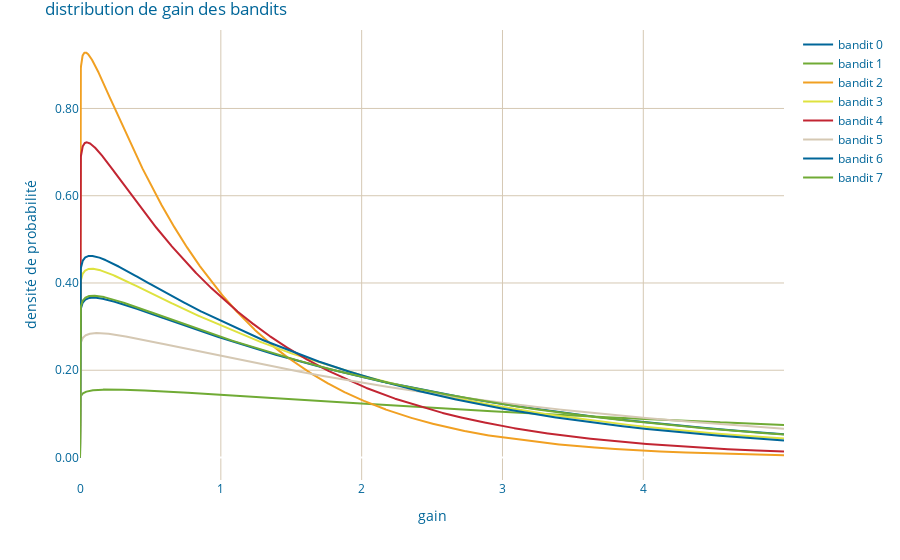

Notebook code cell kept with this figure:
### Code cell
data_fig=[]

for i in bandits.index:
    data_fig.append({
    'type': 'scatter',
    'mode' : 'lines',
    'name' : 'bandit ' + str(i),
    'x' : densite[densite.bandit == i].reward,
    'y' : densite[densite.bandit == i].densite 
    })

layout = {  
    'title' : 'distribution de gain des bandits',
    'template' : 'blitz',
    'xaxis' : {
        'title' : "gain",
    },
    'yaxis' : {
        'title' : "densité de probabilité",
        'tickformat' : '.2f'
    }
} 
pio.show({'data': data_fig, 'layout':layout})

### Figure 1 — Plotly figure (JSON) as saved in the notebook; plotly's stock layout.template omitted (floating-point values rounded to 4 significant figures; data arrays with more than 128 entries replaced by an {"elided": "..."} marker saying what was removed)
{"data": [{"mode": "lines", "name": "bandit 0", "type": "scatter", "x": {"elided": "5000 float values"}, "y": {"elided": "5000 float values"}}, {"mode": "lines", "name": "bandit 1", "type": "scatter", "x": {"elided": "5000 float values"}, "y": {"elided": "5000 float values"}}, {"mode": "lines", "name": "bandit 2", "type": "scatter", "x": {"elided": "5000 float values"}, "y": {"elided": "5000 float values"}}, {"mode": "lines", "name": "bandit 3", "type": "scatter", "x": {"elided": "5000 float values"}, "y": {"elided": "5000 float values"}}, {"mode": "lines", "name": "bandit 4", "type": "scatter", "x": {"elided": "5000 float values"}, "y": {"elided": "5000 float values"}}, {"mode": "lines", "name": "bandit 5", "type": "scatter", "x": {"elided": "5000 float values"}, "y": {"elided": "5000 float values"}}, {"mode": "lines", "name": "bandit 6", "type": "scatter", "x": {"elided": "5000 float values"}, "y": {"elided": "5000 float values"}}, {"mode": "lines", "name": "bandit 7", "type": "scatter", "x": {"elided": "5000 float values"}, "y": {"elided": "5000 float values"}}], "layout": {"title": {"text": "distribution de gain des bandits"}, "xaxis": {"title": {"text": "gain"}}, "yaxis": {"tickformat": ".2f", "title": {"text": "densité de probabilité"}}}}
